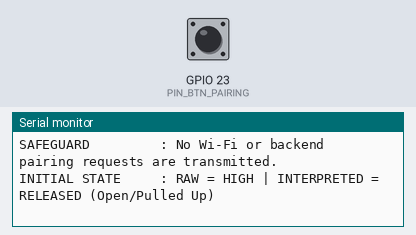
Recording of a sketch running on a simulated ESP32. On the bench: the last lines printed to the serial monitor. The inputs (shaded band) are chosen by the test bench; at power-on: GPIO 23 (PIN_BTN_PAIRING) HIGH.

Above: at 2.2 s.
2.3 s: GPIO 23 (PIN_BTN_PAIRING) pulled LOW for 0.15 s
At 3.2 s:
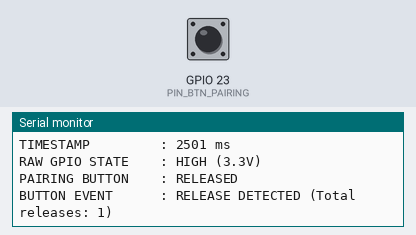
3.9 s: GPIO 23 (PIN_BTN_PAIRING) pulled LOW for 3.2 s
At 5.6 s:
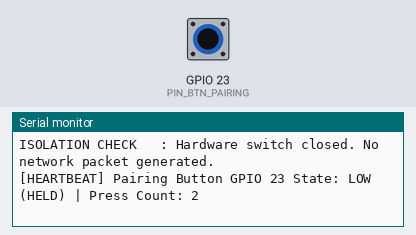
10.1 s: GPIO 23 (PIN_BTN_PAIRING) pulled LOW for 1 s
At 15.9 s:
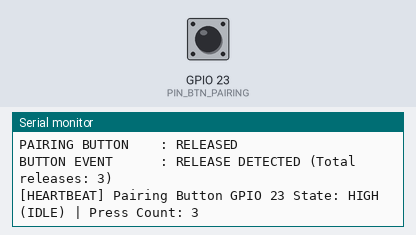
Timing chart, 0 to 17.4 s (numbered marks = the images above; inputs shaded):
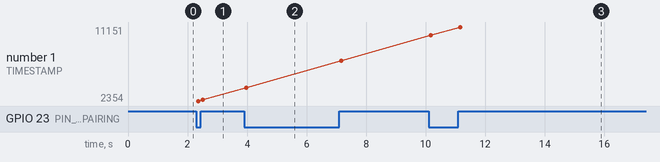

The sketch:

05_pairing_button_test.ino
```cpp
#include <Arduino.h>

// =============================================================================
// TEST 05: PAIRING BUTTON INDEPENDENT TEST
// Target: ESP32-WROOM-32 / ESP32 Dev Module
// Baud Rate: 115200
// Pin: GPIO 23
// Configuration: INPUT_PULLUP (Active LOW)
// Purpose: Test raw electrical GPIO state, detect debounced transitions, count
//          press events, and verify pull-up resistor integrity.
// NOTE: This sketch tests only the physical switch. It does NOT connect to Wi-Fi
//       or submit pairing HTTP/MQTT requests to any backend.
// =============================================================================

constexpr uint8_t PIN_BTN_PAIRING = 23;
constexpr unsigned long DEBOUNCE_DELAY_MS = 50;
constexpr unsigned long HEARTBEAT_INTERVAL_MS = 5000;

int lastRawReading = HIGH;
int stableState = HIGH;
unsigned long lastDebounceTime = 0;
uint32_t pressCount = 0;
uint32_t releaseCount = 0;
unsigned long lastHeartbeat = 0;

void printHeader(const char* title) {
    Serial.println();
    Serial.println(F("================================================================================"));
    Serial.printf("  %s\n", title);
    Serial.println(F("================================================================================"));
}

void setup() {
    Serial.begin(115200);
    delay(1000);

    pinMode(PIN_BTN_PAIRING, INPUT_PULLUP);

    printHeader("TEST 05: PAIRING BUTTON INDEPENDENT TEST");
    Serial.printf("BUTTON PIN        : GPIO %u\n", PIN_BTN_PAIRING);
    Serial.println(F("LOGIC POLARITY    : ACTIVE LOW (Internal Pull-Up enabled)"));
    Serial.printf("DEBOUNCE INTERVAL : %lu ms\n", DEBOUNCE_DELAY_MS);
    Serial.println(F("EXPECTED CIRCUIT  : One button pin to GPIO 23, opposing button pin to GND."));
    Serial.println(F("                    When released: 3.3V (HIGH). When pressed: 0V (LOW)."));
    Serial.println(F("SAFEGUARD         : No Wi-Fi or backend pairing requests are transmitted."));

    stableState = digitalRead(PIN_BTN_PAIRING);
    lastRawReading = stableState;

    Serial.println();
    Serial.printf("INITIAL STATE     : RAW = %s | INTERPRETED = %s\n",
        stableState == LOW ? "LOW" : "HIGH",
        stableState == LOW ? "PRESSED (Button held or short to GND)" : "RELEASED (Open/Pulled Up)");
}

void loop() {
    unsigned long now = millis();
    int currentRaw = digitalRead(PIN_BTN_PAIRING);

    // Debounce timer reset on raw pin change
    if (currentRaw != lastRawReading) {
        lastDebounceTime = now;
    }

    if ((now - lastDebounceTime) >= DEBOUNCE_DELAY_MS) {
        if (currentRaw != stableState) {
            stableState = currentRaw;

            printHeader("PAIRING BUTTON EVENT DETECTED");
            Serial.printf("TIMESTAMP         : %lu ms\n", now);
            Serial.printf("RAW GPIO STATE    : %s\n", stableState == LOW ? "LOW (0V)" : "HIGH (3.3V)");
            Serial.printf("PAIRING BUTTON    : %s\n", stableState == LOW ? "PRESSED" : "RELEASED");

            if (stableState == LOW) {
                pressCount++;
                Serial.printf("BUTTON EVENT      : PRESS DETECTED (Total presses: %u)\n", pressCount);
                Serial.println(F("ISOLATION CHECK   : Hardware switch closed. No network packet generated."));
            } else {
                releaseCount++;
                Serial.printf("BUTTON EVENT      : RELEASE DETECTED (Total releases: %u)\n", releaseCount);
            }
        }
    }

    lastRawReading = currentRaw;

    if (now - lastHeartbeat >= HEARTBEAT_INTERVAL_MS) {
        lastHeartbeat = now;
        Serial.printf("[HEARTBEAT] Pairing Button GPIO %u State: %s | Press Count: %u\n",
            PIN_BTN_PAIRING,
            digitalRead(PIN_BTN_PAIRING) == LOW ? "LOW (HELD)" : "HIGH (IDLE)",
            pressCount);
    }

    delay(5);
}
```

Measured:
- after the input at 2.3 s, the serial monitor: prints a new line after 0.06 s (image 1)
- after the input at 3.9 s, the serial monitor: prints a new line after 0.07 s (image 2)
- after the input at 10.1 s, the serial monitor: prints a new line after 0.07 s (image 3)
- plotted number 1: 2501 → 7150 after the input at 3.9 s, 7150 → 11151 after the input at 10.1 s
